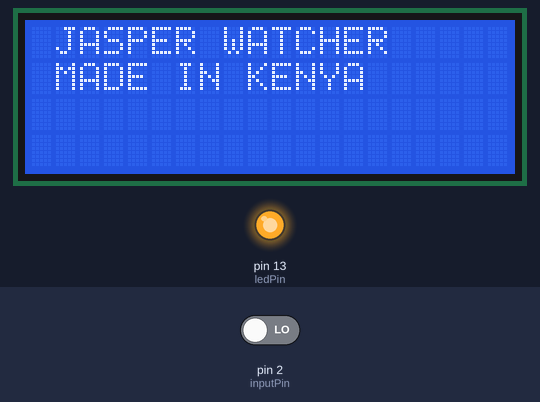
A sketch run on a simulated Arduino Uno, built with avr-gcc and run on an emulated ATmega328P. Parts: 20×4 character LCD, output pins drawn as LEDs (lit = HIGH). The test bench sets the inputs (shaded band); at power-on: pin 2 (inputPin) LOW. The modem is registered and sends nothing unless stated; what the sketch prints to the serial monitor is not drawn.

Above: at 2.1 s.
At 10.3 s:
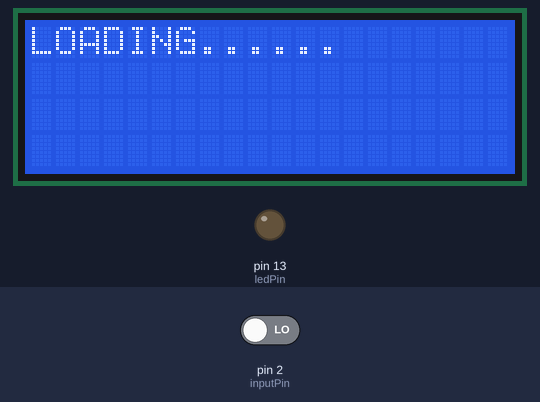
10.4 s: pin 2 (inputPin) driven HIGH
At 11.8 s:
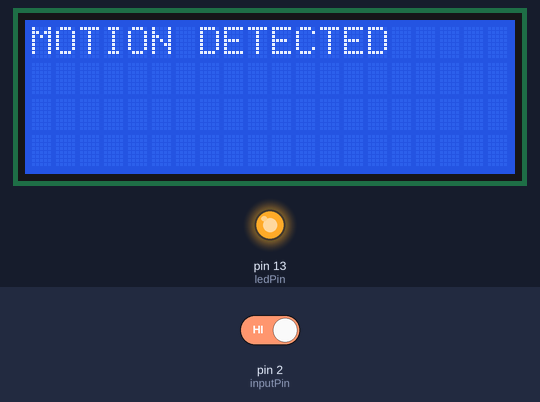
12.4 s: pin 2 (inputPin) driven LOW
At 13.4 s:
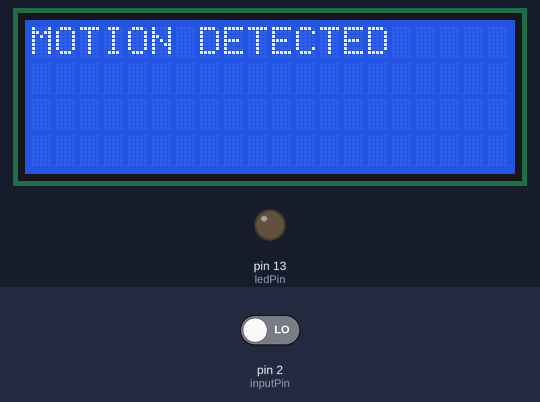
Timing chart, 0 to 15.4 s (numbered marks = the images above; inputs shaded):
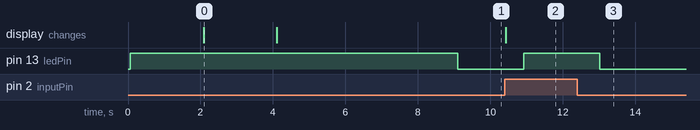

Measured:
- after the input at 10.4 s, pin 13 (ledPin): LOW → HIGH after 0.52 s; the display: changes at once (image 2)
- after the input at 12.4 s, pin 13 (ledPin): HIGH → LOW after 0.62 s
- what the display in image 0 shows lasts 2.0 s, from 2.1 s to 4.1 s

The sketch:

PIRSIMMOTION.ino
```cpp
// Initialization
//PIR
int ledPin = 13;                // choose the pin for the LED
int inputPin = 2;               // choose the input pin (for PIR sensor)
int pirState = LOW;             // we start, assuming no motion detected
int val = 0;                    // variable for reading the pin status

//SIM800L
#include <Sim800l.h>
#include <SoftwareSerial.h> //is necesary for the library!!
Sim800l Sim800l;  //to declare the library
char* text;
char* number;
bool error; //to catch the response of sendSms

//LCD SETUP
#include <Wire.h>
#include <LiquidCrystal_I2C.h>
LiquidCrystal_I2C lcd(0x27, 20, 4); // set the LCD address to 0x27 for a 16 chars and 2 line display


//VOID SETUP

void setup() {
// PIR SECTION
  pinMode(ledPin, OUTPUT);      // declare LED as output
  pinMode(inputPin, INPUT);     // declare sensor as input
  Serial.begin(9600);


   //LCD SETUP

  lcd.init();                      // initialize the lcd
  lcd.backlight();
  digitalWrite(ledPin, HIGH);  // turn LED ON
  lcd.setCursor(1, 0);
  lcd.print("JASPER WATCHER");
  delay(2000);
  lcd.setCursor(1, 1);
  lcd.print("MADE IN KENYA");
  delay(2000);
  lcd.clear();
  lcd.print("LOADING......");
  delay(5000);
  digitalWrite(ledPin, HIGH);
}

//VOID LOOP
void loop(){
//PIR SECTION
  val = digitalRead(inputPin);  // read input value
  if (val == HIGH) {            // check if the input is HIGH
    // SIM800L SECTION

    if (pirState == LOW) {
      // we have just turned on
      Serial.println("Motion detected!");
       lcd.clear();
       lcd.print("MOTION DETECTED");
       Sim800l.begin(); // initializate the library.
       text="Hey Boss are you back home ?I sense motion.";  //text for the message.
        digitalWrite(ledPin, HIGH);  // turn LED ON
        number="0721000000"; //phone number.
        error=Sim800l.sendSms(number,text);  //Sim800l.sendSms("0721000000","the text go here")
        // We only want to print on the output change, not state
      pirState = HIGH;
    }
  } else {
    digitalWrite(ledPin, LOW); // turn LED OFF
    if (pirState == HIGH){
      // we have just turned of
      Serial.println("Motion ended!");
      // We only want to print on the output change, not state
      pirState = LOW;
    }
  }
 delay(100);

}
```
